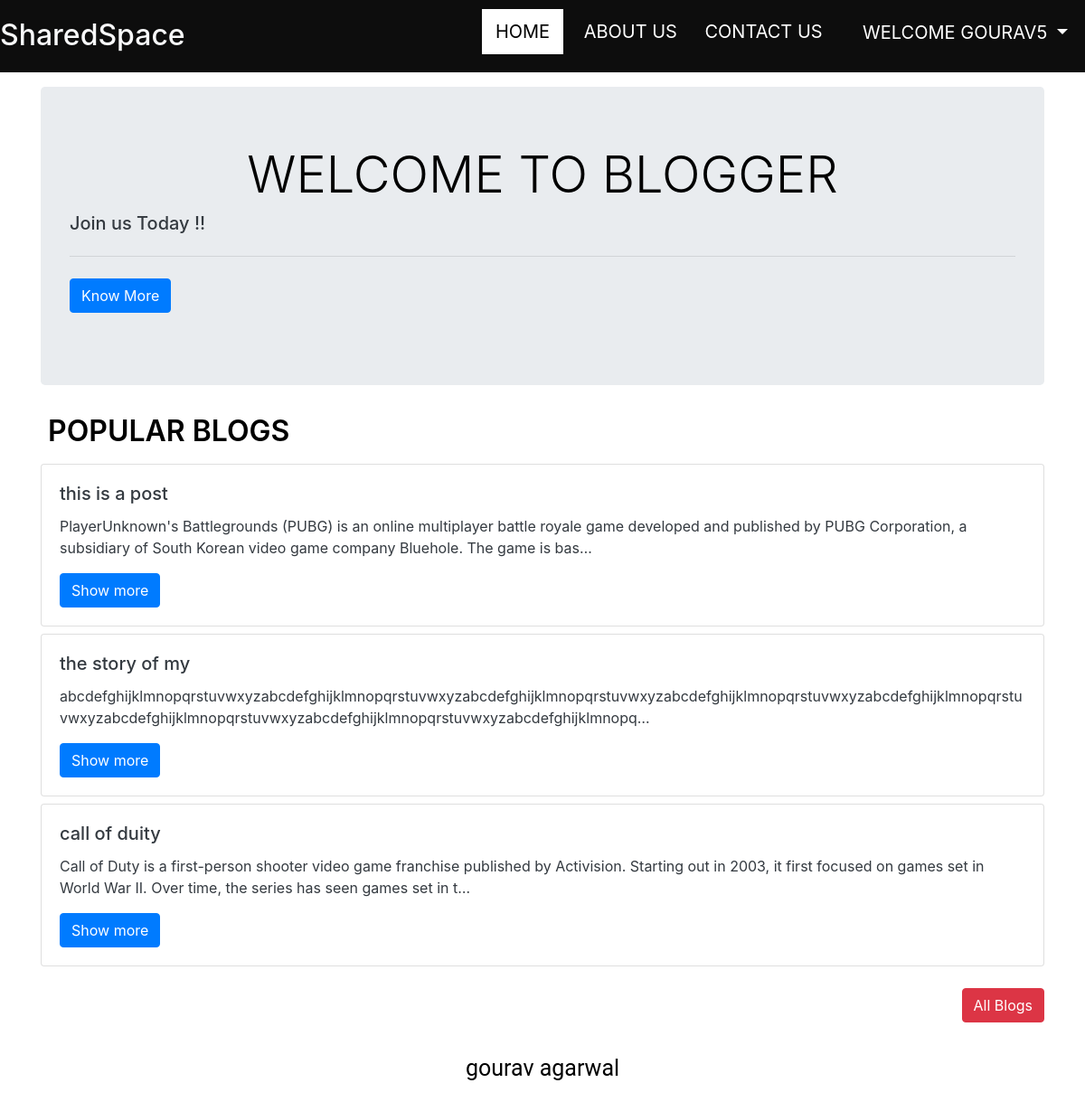
/home/ (signed in), run on the app's committed database.
### myweb1/models.py (models this page shows, shortened)
class post(models.Model):
    slno=models.BigAutoField(primary_key=True)
    title=models.CharField(max_length=100)
    content=RichTextField(blank=True,null=True)
    user=models.ForeignKey(User,on_delete=models.CASCADE,null=True)
    author=models.CharField(max_length=50)
    postslug=models.CharField(max_length=200)
    timestamp=models.DateTimeField(blank=True)

### myweb1/views.py (the view)
# urls.py: 2. Add a URL to urlpatterns:  path('', views.home, name='home')
def home(request):
    postcontent=post.objects.all()[:3]
    context ={"posts":postcontent}
    return render(request, "home.html",context)

### templates/home.html (shortened to what this page needs)
{% extends "index.html" %}
{% load static %}
{% block homeactive %}class="active"{% endblock homeactive %}
{% block body %}
<div class="container my-3">
    <div class="jumbotron ">
        <h1 class="display-4">Welcome to Blogger</h1>
        <p class="text-dark h5">Join us Today !!
        </p>
        <hr class="my-4">
        <p class="text-dark ">
          <a class="btn btn-primary " href="#" role="button">Know More</a>
        </p>
      </div>
    </div>
    <div class="container">
      <a href="/allblogs/"><h1 class="text-left ml-2">Popular Blogs</h1></a>
    </div>
    {% for post in posts %}
    <div class="container my-2">
        <div class="card w-100">
            <div class="card-body ">
              <h5 class="card-title text-dark">{{post.title}}</h5>
              <p class="card-text text-dark">{{post.content | truncatechars:200}}</p>
              <a href="/allblogs/{{post.postslug}}" class="btn btn-primary">Show more</a>
            </div>
          </div>
    </div>
    {% endfor %}
    <div class="container text-right">
    <a href="/allblogs/" class="btn btn-danger my-3 ml-3 ">All Blogs</a>
  </div>
{% endblock body %}

### templates/index.html (shortened to what this page needs)
<!DOCTYPE html>
<html lang="en">
  <head>
{% load static %}
<link rel="stylesheet" href="https://cdnjs.cloudflare.com/ajax/libs/font-awesome/4.7.0/css/font-awesome.min.css">
<link href="//maxcdn.bootstrapcdn.com/bootstrap/4.0.0/css/bootstrap.min.css" rel="stylesheet" id="bootstrap-css">
    <link rel="stylesheet "  href= "{% static 'style.css' %}">
  </head>
  <body>
<header>
<div id="nav-bar" >
<ul>
<a href="/home"><li {% block homeactive %}{% endblock homeactive %}>HOME</li></a>
<a href="/aboutus/"><li {% block aboutactive %}{% endblock aboutactive %}>ABOUT US</li></a>
<a href="/contact/"><li {% block contactusactive %}{% endblock contactusactive %}>CONTACT US</li></a>
{%  if request.user.is_anonymous %}
<a href="/first/"><li {% block loginactive %}{% endblock loginactive %}>LOGIN</li></a>
<a href="/signup/"><li {% block signupactive %}{% endblock signupactive %} >SIGNUP</li></a>
{% else %}
<li class="welcome pl-0 pr-0 "></li><button class=" buttonc btn btn-none dropdown-toggle btn-lg pt-1" type="button" id="dropdownMenuButton" data-toggle="dropdown" aria-haspopup="true" aria-expanded="false">
 WELCOME {{request.user.username| upper }}
</button>
{% endif %}
</ul>
</div>
</header>
{% block body %}
{% endblock body %}
<footer class="my-3">gourav agarwal</footer>
  </body>
</html>

### myweb1/static/style.css (style rules this page uses)
body { width:100%; background-color:white !important; background-position:center; background-size:cover; color:black; max-width:100%; }
#nav-bar { height: 80px; width: 100%; background-color: #0d0d0d; }
#nav-bar ul { padding:0px 2px; float:right; margin-top:5px; color:white; }
ul li { color:white; cursor:pointer; margin:5px; padding:10px 8px; font-size:20px; list-style:none; display:inline-block; }
.buttonc { background-color: transparent !important; color: white !important; margin: 0px !important; }
.active { padding:10px 15px; background-color:white; color:black; }
a { color: #92badd; display:inline-block; text-decoration: none; font-weight: 400; }
h1 { text-align: center; font-size: 32px; font-weight: 600; text-transform: uppercase; color:black; }
footer { position:unset; bottom:0px; width:100%; height:40px; font-size:25px; background:white; color:black; text-align:center; margin-bottom:0px; padding:10px,0px; font-family:'Roboto'; }

### data on the page
post: title "this is a post", content "PlayerUnknown's Battlegrounds (PUBG) is an online multiplayer battle royale game developed and published by PUBG Corporation, a subsidiary of South Korean video game company Bluehole. The game is bas…"
post: title "the story of my", content "abcdefghijklmnopqrstuvwxyzabcdefghijklmnopqrstuvwxyzabcdefghijklmnopqrstuvwxyzabcdefghijklmnopqrstuvwxyzabcdefghijklmnopqrstuvwxyzabcdefghijklmnopqrstuvwxyzabcdefghijklmnopqrstuvwxyzabcdefghijklmnopq…"
post: title "call of duity", content "Call of Duty is a first-person shooter video game franchise published by Activision. Starting out in 2003, it first focused on games set in World War II. Over time, the series has seen games set in t…"

### other printed values
{{ request.user.username| upper }} "GOURAV5"
